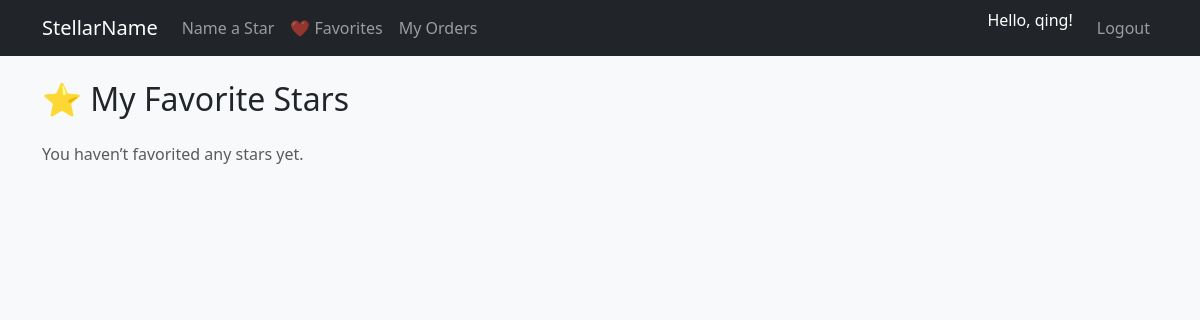
Before: /favorites/ (signed in) with the older database file.
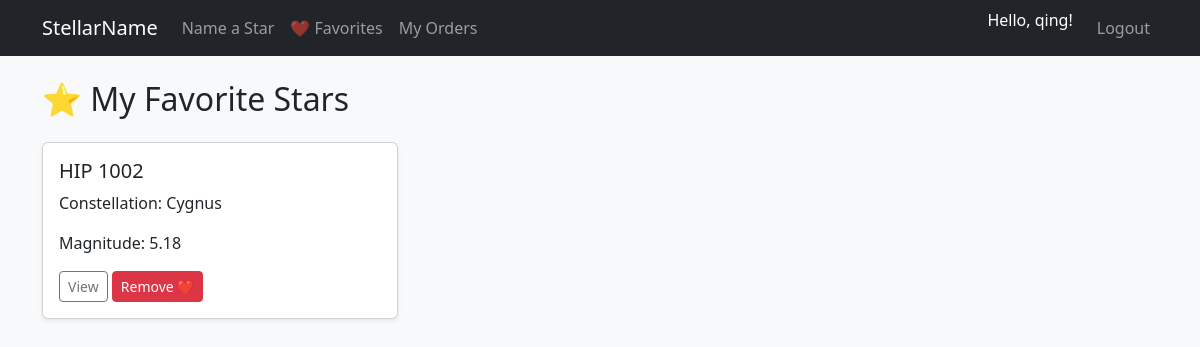
After: the same page with the newer database file.
### catalog/models.py (models this page shows, shortened)
class Favorite(models.Model):
    user = models.ForeignKey(User, on_delete=models.CASCADE)
    star = models.ForeignKey(Star, on_delete=models.CASCADE)
    class Meta:
        unique_together = ('user', 'star')

class Star(models.Model):
    name = models.CharField(max_length=100)
    constellation = models.CharField(max_length=100)
    magnitude = models.FloatField()
    ra = models.FloatField(help_text="Right Ascension")
    dec = models.FloatField(help_text="Declination")

### catalog/views.py (the view)
# urls.py: path('favorites/', views.my_favorites, name='my_favorites'),
@login_required
def my_favorites(request):
    favorites = Favorite.objects.filter(user=request.user).select_related('star')
    return render(request, 'catalog/favorites.html', {'favorites': favorites})

### catalog/templates/catalog/favorites.html
{% extends 'catalog/base.html' %}
{% block content %}
<h2 class="mb-4">⭐ My Favorite Stars</h2>
{% if favorites %}
  <div class="row row-cols-1 row-cols-md-3 g-4">
    {% for fav in favorites %}
      <div class="col">
        <div class="card h-100 shadow-sm">
          <div class="card-body">
            <h5 class="card-title">{{ fav.star.name }}</h5>
            <p>Constellation: {{ fav.star.constellation }}</p>
            <p>Magnitude: {{ fav.star.magnitude }}</p>
            <a href="{% url 'star_detail' fav.star.id %}" class="btn btn-sm btn-outline-secondary">View</a>
            <a href="{% url 'toggle_favorite' fav.star.id %}" class="btn btn-sm btn-danger">Remove ❤️</a>
          </div>
        </div>
      </div>
    {% endfor %}
  </div>
{% else %}
  <p class="text-muted">You haven’t favorited any stars yet.</p>
{% endif %}
{% endblock %}

Changed rows visible on the page:
added Favorite: star.name "HIP 1002", star.constellation "Cygnus", star.magnitude "5.18"
Other visible differences:
text no longer shown: "You haven’t favorited any stars yet."
